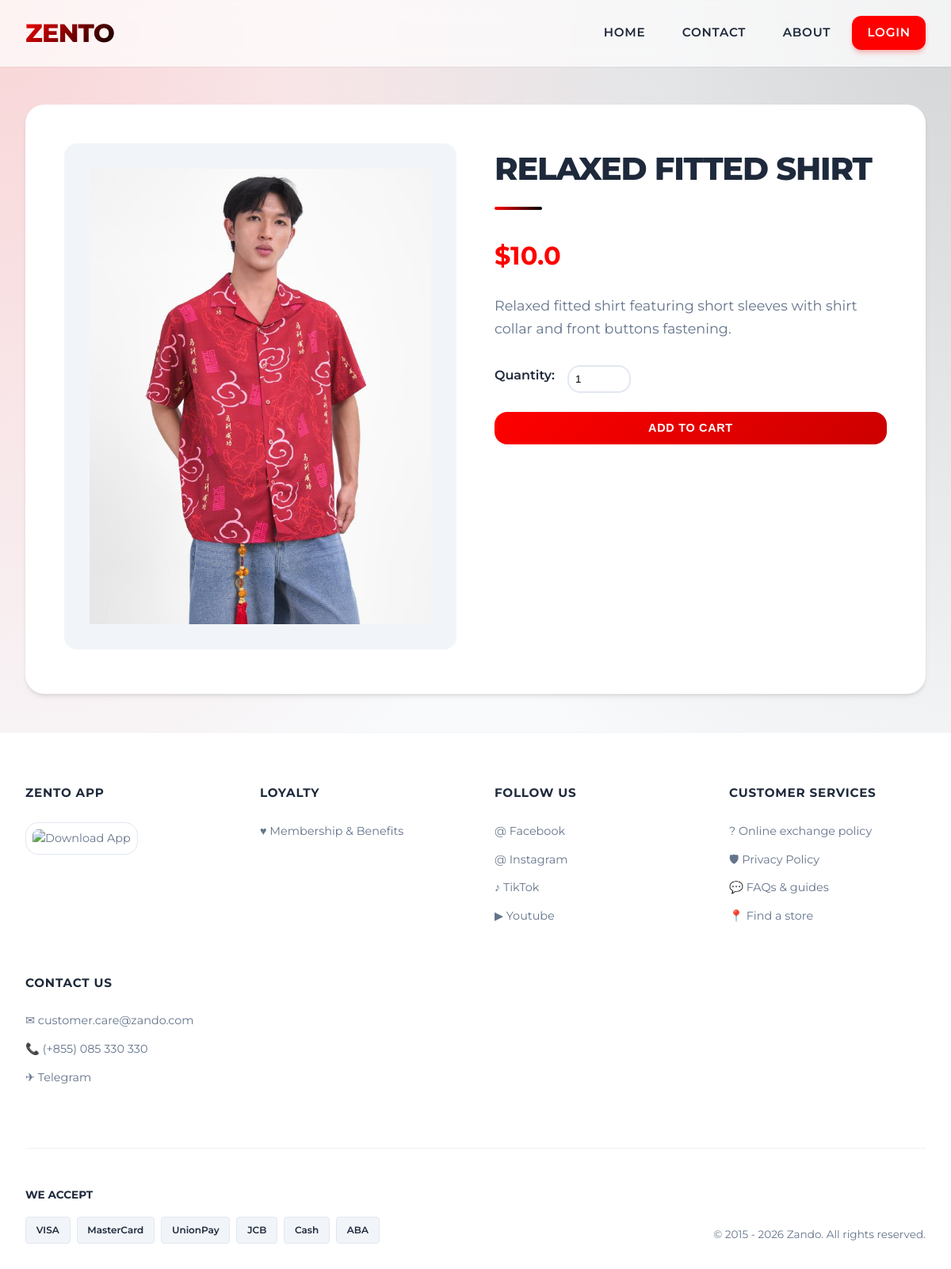
Page /product/1 on the committed database.
### models.py (models this page shows, shortened)
class Product(db.Model):
    id = db.Column(db.Integer, primary_key=True)
    name = db.Column(db.String(100), nullable=False)
    description = db.Column(db.Text, nullable=False)
    price = db.Column(db.Float, nullable=False)
    image_file = db.Column(db.String(200), default='default_product.jpg')
    category_id = db.Column(db.Integer, db.ForeignKey('category.id'), nullable=True) # nullable=True for now to avoid breaking existing data if strict
    category = db.relationship('Category', backref=db.backref('products', lazy=True))

### main/routes.py (the view)
@bp.route('/product/<int:product_id>')
def product_details(product_id):
    product = Product.query.get_or_404(product_id)
    return render_template('product_details.html', product=product)

### templates/product_details.html (shortened to what this page needs)
{% extends "master.html" %}
{% block content %}
<div class="product-details-container">
    <div class="product-image">
        <img src="{{ url_for('static', filename='product_images/' + product.image_file) }}" alt="{{ product.name }}"
            onerror="this.src='https://via.placeholder.com/400'">
    </div>
    <div class="product-info">
        <h2>{{ product.name }}</h2>
        <p class="price">${{ product.price }}</p>
        <p class="description">{{ product.description }}</p>
        <form action="{{ url_for('main.add_to_cart', product_id=product.id) }}" method="POST">
            <div class="quantity-selector">
                <label for="quantity">Quantity:</label>
                <input type="number" id="quantity" name="quantity" value="1" min="1" max="10">
            </div>
            <button type="submit" class="btn-primary">Add to Cart</button>
        </form>
    </div>
</div>
{% endblock %}

### static/style.css (style rules this page uses)
:root { --primary: #ff0000; --primary-dark: #cc0000; --secondary: #000000; --accent: #333333; --background: #f8fafc; --surface: #ffffff; --text-main: #1e293b; --text-light: #64748b; --success: #10b981; --error: #ef4444; --glass: rgba(255, 255, 255, 0.7); --glass-border: rgba(255, 255, 255, 0.5); --shadow-sm: 0 1px 2px 0 rgba(0, 0, 0, 0.05); --shadow-md: 0 4px 6px -1px rgba(0, 0, 0, 0.1), 0 2px 4px -1px rgba(0, 0, 0, 0.06); --shadow-lg: 0 10px 15px -3px rgba(0, 0, 0, 0.1), 0 4px 6px -2px rgba(0, 0, 0, 0.05); --radius-lg: 1rem; --radius-xl: 1.5rem; }
* { margin: 0; padding: 0; box-sizing: border-box; }
body { font-family: 'Montserrat', sans-serif; line-height: 1.6; color: var(--text-main); background-color: var(--background); background-image: radial-gradient(at 0% 0%, rgba(255, 0, 0, 0.15) 0px, transparent 50%), radial-gradient(at 100% 0%, rgba(0, 0, 0, 0.15) 0px, transparent 50%); background-attachment: fixed; min-height: 100vh; display: flex; flex-direction: column; }
h2 { font-size: 2.5rem; font-weight: 800; text-transform: uppercase; margin-bottom: 2.5rem; text-align: center; color: var(--text-main); letter-spacing: -0.03em; position: relative; display: inline-block; width: 100%; }
h2::after { content: ''; display: block; width: 60px; height: 4px; background: linear-gradient(90deg, var(--primary), var(--secondary)); margin: 1rem auto 0; border-radius: 2px; }
label { display: block; margin-bottom: 0.5rem; font-weight: 600; color: var(--text-main); }
.btn-primary { display: inline-block; background: linear-gradient(135deg, var(--primary) 0%, var(--primary-dark) 100%); color: white; padding: 0.8rem 2rem; border: none; border-radius: var(--radius-lg); border-radius: var(--radius-lg); font-weight: 700; text-transform: uppercase; letter-spacing: 0.05em; font-size: 0.9rem; cursor: pointer; transition: all 0.3s ease; width: 100%; text-align: center; }
.product-details-container { display: grid; grid-template-columns: 1fr 1fr; gap: 3rem; background: var(--surface); padding: 3rem; border-radius: var(--radius-xl); box-shadow: var(--shadow-md); border: 1px solid rgba(255, 255, 255, 0.5); }
.product-image img { width: 100%; border-radius: var(--radius-lg); background: #f1f5f9; padding: 2rem; object-fit: contain; }
.product-info h2 { text-align: left; margin-bottom: 1rem; }
.product-info h2::after { margin: 1rem 0; }
.product-info .price { font-size: 2rem; color: var(--primary); font-weight: 700; margin-bottom: 1.5rem; }
.product-info .description { color: var(--text-light); margin-bottom: 2rem; font-size: 1.1rem; }
.quantity-selector { margin-bottom: 1.5rem; display: flex; align-items: center; gap: 1rem; }
.quantity-selector input { width: 80px; padding: 0.5rem; border: 2px solid #e2e8f0; border-radius: var(--radius-lg); }

### rows in the picture
Product: image_file (picture), name "RELAXED FITTED SHIRT", price "10.0", description "Relaxed fitted shirt featuring short sleeves with shirt collar and front buttons fastening."
